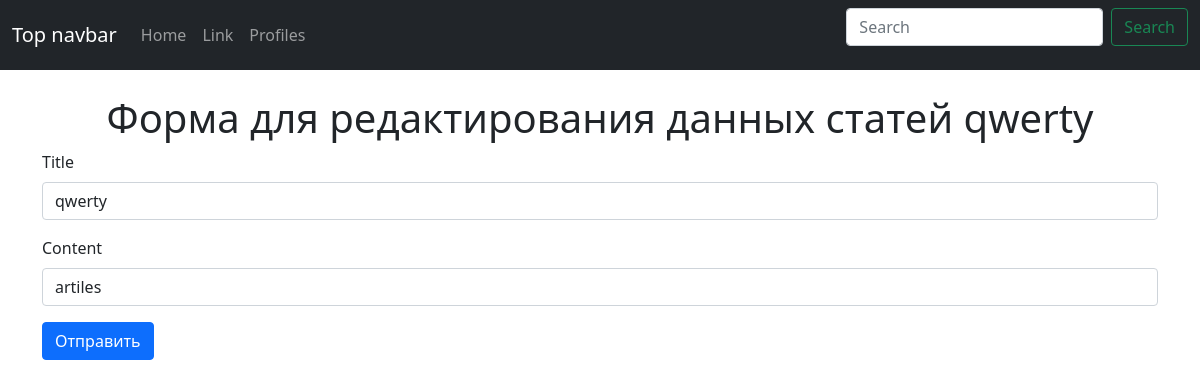
Page /articles/1/edit/ on the earlier database version.
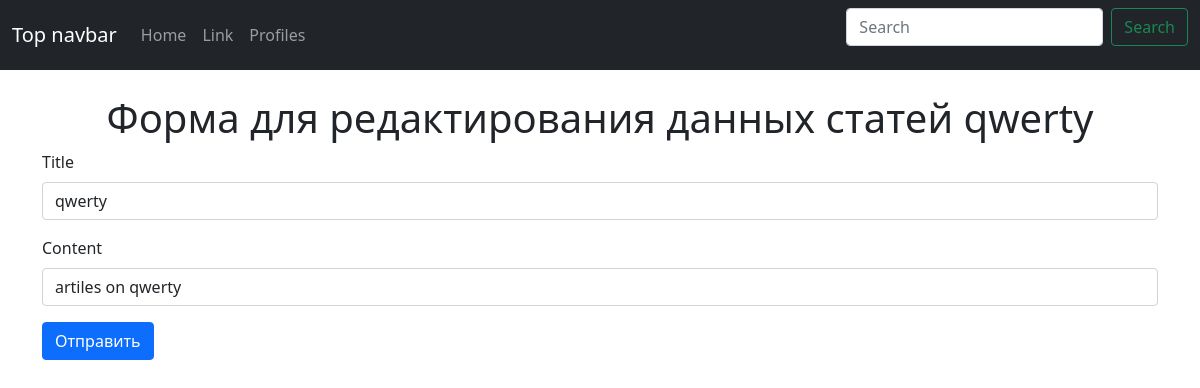
Same page on the later database version.
### home/models.py (models this page shows, shortened)
class Article(models.Model):
    title = models.CharField(max_length=50)
    content = models. TextField()
    author = models.ForeignKey(User, on_delete=models.SET_NULL, null=True, blank=True)

### home/views.py (the view)
# urls.py: path('articles/<int:pk>/edit/', views.ArticleUpdateView.as_view(), name="edit_article")
class ArticleUpdateView(UpdateView):
    model = Article
    slug_field = "title"
    slug_url_kwarg = "title"
    template_name = "edit_article.html"
    success_url = "/articles/"
    context_object_name = "article"
    fields = ['title', 'content', 'author']

### templates/edit_article.html (shortened to what this page needs)
{% extends 'base.html'%}
{% load static %}
{%block detail%}
    <h1 style="text-align: center">Форма для редактирования данных статей {{ article.title }}</h1>
    <div class="container">
        <div class="row">
            <form method="POST">
                <div class="mb-3">
                  <label for="title" class="form-label">Title</label>
                  <input name="title" type="text" class="form-control" id="title" placeholder="Example input placeholder" value="{{ article.title }}">
                </div>
                <div class="mb-3">
                  <label for="content" class="form-label">Content</label>
                  <input name="content" type="text" class="form-control" id="content" placeholder="Another input placeholder" value="{{ article.content }}">
                </div>
                <div class="col-12">
                    <button type="submit" class="btn btn-primary">Отправить</button>
                </div>
            </form>
        </div>
    </div>
{%endblock%}

Differences in the rows shown:
changed Article "qwerty": content "artiles" → "artiles on qwerty"
